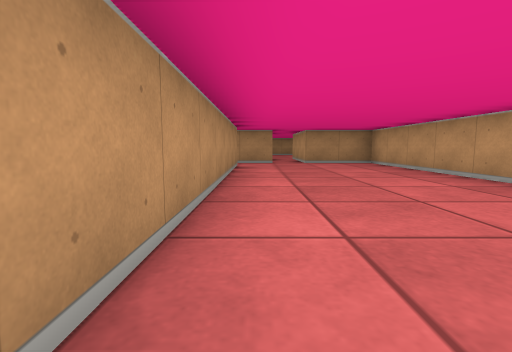
View 1 (above)

18 first-person views from a walk through a cub3D maze. The camera is about half as high as the walls, tilts 6° down and sees 85° across. The floor is counted in squares. Each view is taken from the middle of a square. On the plan, view 1 faces up. The plan holds only what a view shows up to about 9 squares ahead; the rest is blank.

View 2
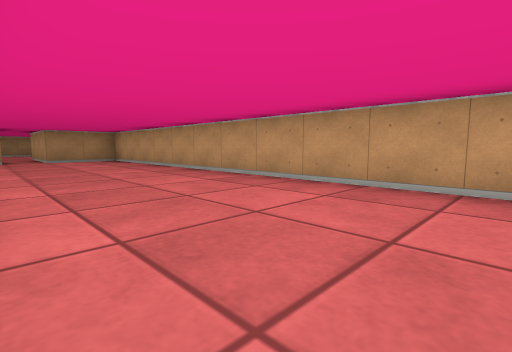

View 3
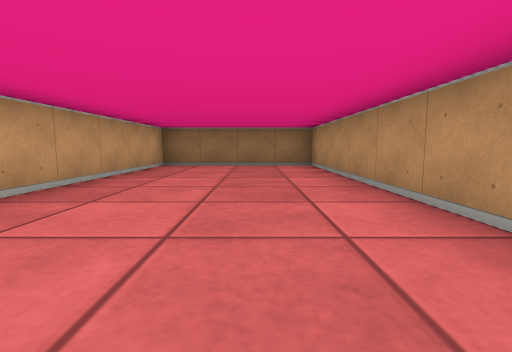

View 4
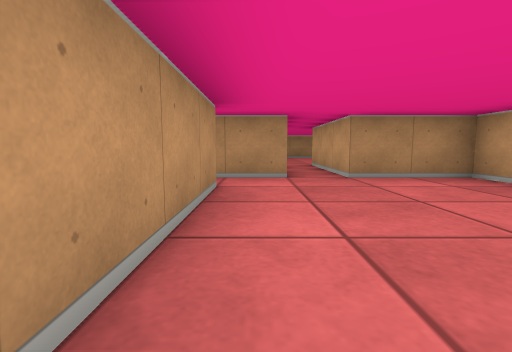

View 5
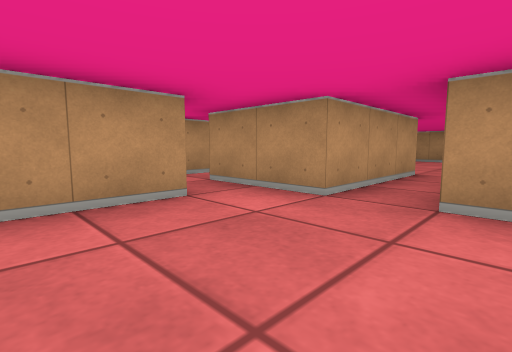

View 6
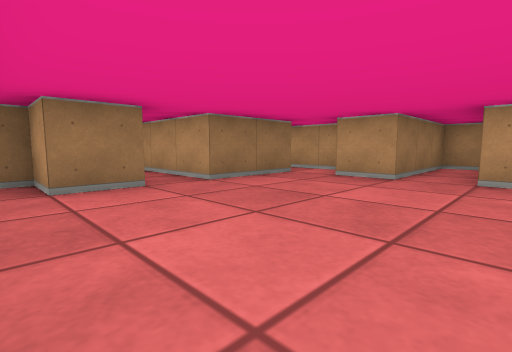

View 7
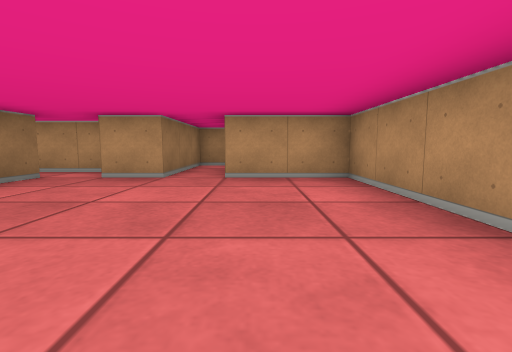

View 8
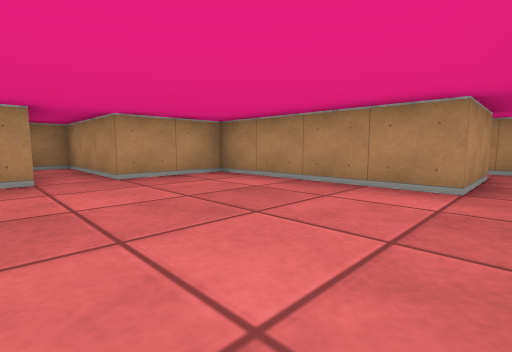

View 9
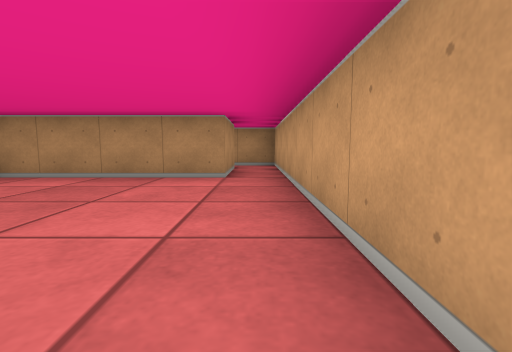

View 10
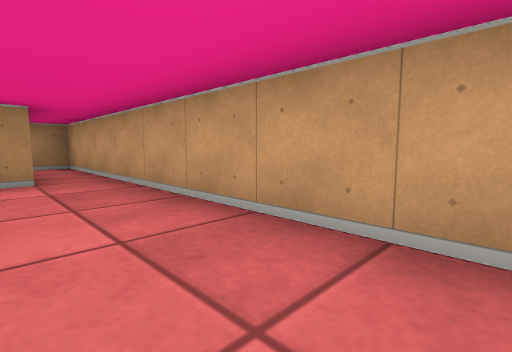

View 11
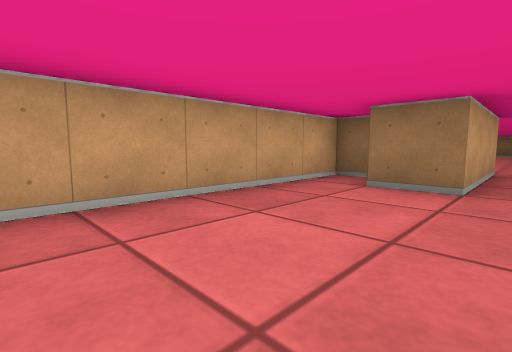

View 12
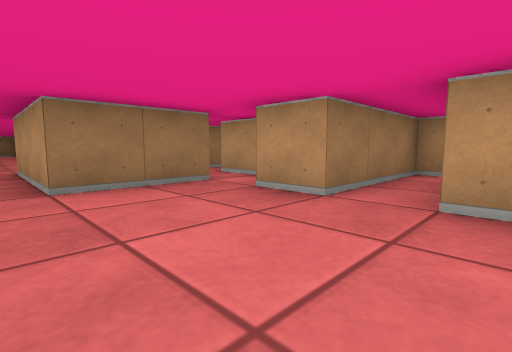

View 13
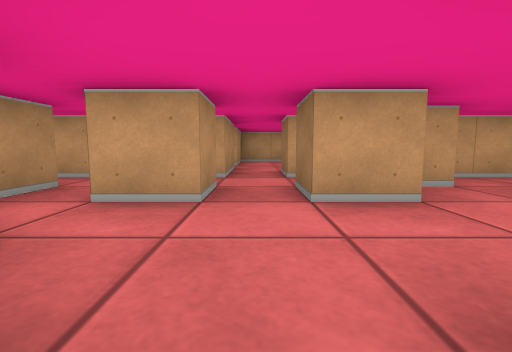

View 14
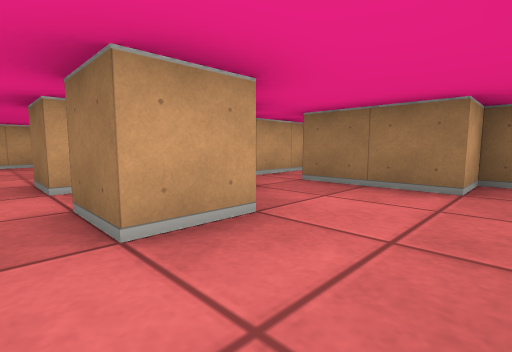

View 15
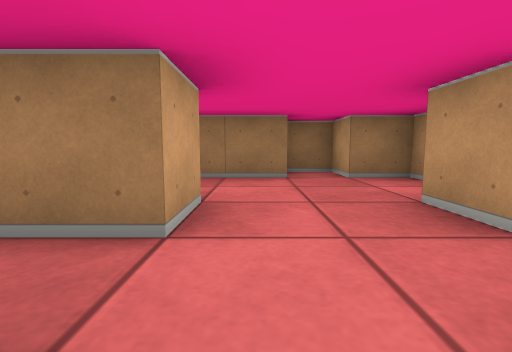

View 16
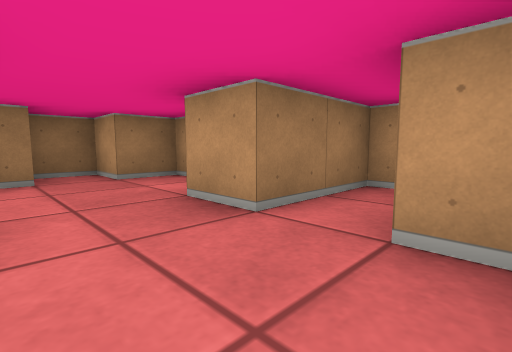

View 17
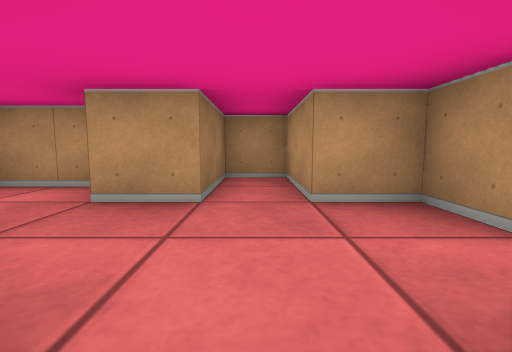

View 18
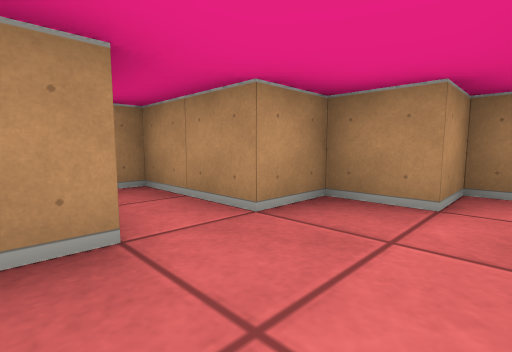

### Floor plan
Points are (right, up) in squares from view 1. A wall is a line through its corners. A room is listed if a view was taken in it or the views show most of it. See-through windows are left out.
Room 1 (views 1, 2, 3, 4, 5)
walls: (-1.6, 7.5) (-0.5, 7.5) (-0.5, -3.5) (3.5, -3.5) (3.5, 8.5) (1.5, 8.5); (0.5, 8.5) (-1.5, 8.5)
ways out: opening at (1, 8) to room 2; opening at (-1, 8) to room 3
Room 2 (views 6, 7, 8, 9, 10, 11, 12)
walls: (-1.6, 11.5) (0.5, 11.5) (0.5, 8.5); (-1.5, 10.6) (-1.5, 11.2); (-2.5, 12) (-2.5, 10.5); (2.5, 16.5) (-1.5, 16.5) (-1.5, 14.5) (-4.5, 14.5) (-4.5, 13.5) (-1.5, 13.5) (-1.5, 12.5); (1.5, 8.5) (1.5, 11.5) (2.5, 11.5) (2.5, 10.5) (3.5, 10.5) (3.5, 16.5)
ways out: opening at (1, 8) to room 1; opening at (-2, 11) to room 3; opening at (3, 17.5)
Room 3 (views 13, 14, 15, 16, 17, 18)
walls: (-3.5, 6.4) (-3.5, 7.5) (-2.5, 7.5); (-2.5, 9.2) (-2.5, 8.5) (-3.5, 8.5) (-3.5, 9.5) (-2.9, 9.5); (-2.5, 10.5) (-4.5, 10.5) (-4.5, 9.5) (-5.5, 9.5) (-5.5, 8.5) (-7.5, 8.5) (-7.5, 7.5) (-5.5, 7.5) (-5.5, 6.5); (-2.5, 5.4) (-2.5, 6); (-6.5, 6) (-6.5, 4.5) (-5.5, 4.5); (-4.5, 4.5) (-3.5, 4.5); (-5.5, 3.5) (-4.5, 3.5)
ways out: opening at (-1, 8) to room 1; opening at (-2, 11) to room 2; opening at (-3, 5) to room 4
Room 4 (no view inside)
walls: (-3.5, 4.5) (-2.5, 4.5); (-1.5, 3) (-1.5, 4.9)
ways out: opening at (-3, 5) to room 3; opening at (-2, 4)

Positions as (right, up) in squares from view 1, and headings:
1: (0, 0), facing up
2: (0, -2), facing up-right
3: (1, 4), facing down
4: (0, 4), facing up
5: (2, 6), facing up-left
6: (3, 15), facing down-left
7: (3, 15), facing left
8: (3, 13), facing up-left
9: (3, 12), facing up
10: (2, 12), facing up-right
11: (1, 15), facing down-right
12: (1, 15), facing down-left
13: (-6, 8), facing right
14: (-5, 8), facing down-right
15: (-4, 9), facing down
16: (-4, 9), facing down-left
17: (-3, 8), facing left
18: (-4, 7), facing up-left
